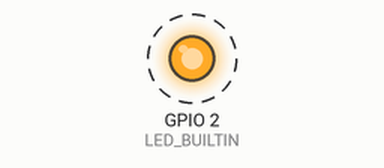
This sketch was run on a simulated ESP32. Parts: output pins drawn as LEDs (lit = HIGH). Dashed ring = blinking. WiFi joins after 1.5 s; servers stay silent unless stated; what the sketch prints to the serial monitor is not drawn.

Above: at 2.5 s.
Timing chart, 0 to 6.6 s (numbered marks = the images above):
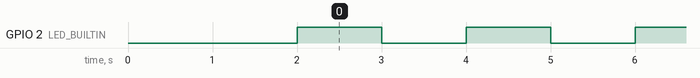

The sketch:

lab_08_b.ino
```cpp
#include <WiFi.h>
#include <ElegantOTA.h>
const char* ssid = "Galaxy A32 035F";
const char* password = "gnty2298";
WebServer server(80);
// Non-blocking LED blink
static unsigned long previousMillis = 0;  // Store last time LED was updated
const long interval = 1000;               // Interval for 1-second blink (on/off)
static bool ledState = false;             // Track LED state (HIGH/LOW)

#define LED_BUILTIN 2
void setup() {
  Serial.begin(115200);
  pinMode(LED_BUILTIN, OUTPUT);
  WiFi.begin(ssid, password);
  while (WiFi.status() != WL_CONNECTED) {
    delay(1000);
    Serial.print(".");
  }
  Serial.println("\nWiFi Connected. IP: " + WiFi.localIP().toString());
  ElegantOTA.begin(&server);
  server.begin();
}
void loop() {
  server.handleClient();
  ElegantOTA.loop();
  unsigned long currentMillis = millis();  // Get current time
  // Check if it's time to toggle the LED
  if (currentMillis - previousMillis >= interval) {
    ledState = !ledState;                              // Toggle state
    digitalWrite(LED_BUILTIN, ledState ? HIGH : LOW);  // Update LED
    previousMillis = currentMillis;                    // Save the current time
  }
}
```

Measured:
- by itself, GPIO 2 (LED_BUILTIN): alternates HIGH for 1.0 s and LOW for 1.0 s
